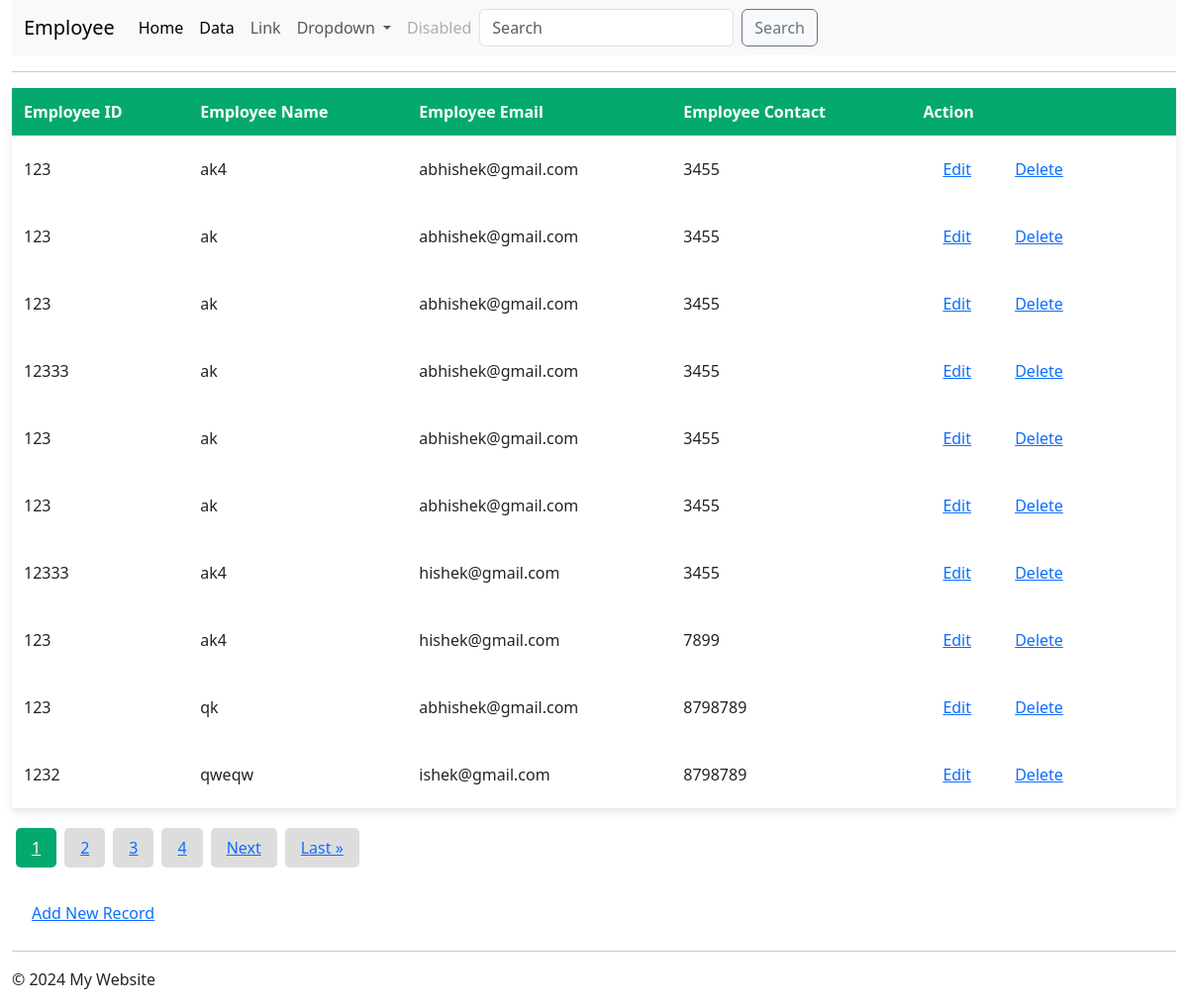
The page /show on the database its author committed.
### employee/models.py (models this page shows, shortened)
class Employee(models.Model):
    eid = models.CharField(max_length=20)
    ename = models.CharField(max_length=100)
    eemail = models.EmailField()
    econtact = models.CharField(max_length=15)
    class Meta:
        db_table = "employee"

### employee/views.py (the view)
# urls.py: path('show',views.show),
def show(request):
    employees = Employee.objects.all()
    paginator = Paginator(employees, 10)  # Set 1 employee per page
    page_number = request.GET.get('page')
    page_obj = paginator.get_page(page_number)
    return render(request, "show.html", {'page_obj': page_obj})

### employee/templates/show.html (shortened to what this page needs)
{% extends 'index.html' %}
{%block content%}
    <table>
        <thead>
            <tr>
                <th>Employee ID</th>
                <th>Employee Name</th>
                <th>Employee Email</th>
                <th>Employee Contact</th>
                <th>Action</th>
            </tr>
        </thead>
        <tbody>
            {% for employee in page_obj %}
            <tr>
                <td>{{ employee.eid }}</td>
                <td>{{ employee.ename }}</td>
                <td>{{ employee.eemail }}</td>
                <td>{{ employee.econtact }}</td>
                <td>
                    <button class="edit-btn"><a href="/edit/{{ employee.id }}">Edit</a></button>
                    <button class="delete-btn"><a href="/delete/{{ employee.id }}">Delete</a></button>
                </td>
            </tr>
            {% endfor %}
        </tbody>
    </table>
    <div class="pagination">
        {% for num in page_obj.paginator.page_range %}
            {% if page_obj.number == num %}
                <a href="#" class="active">{{ num }}</a>
            {% else %}
                <a href="?page={{ num }}">{{ num }}</a>
            {% endif %}
        {% endfor %}
        {% if page_obj.has_next %}
            <a href="?page={{ page_obj.next_page_number }}">Next</a>
            <a href="?page={{ page_obj.paginator.num_pages }}">Last &raquo;</a>
        {% endif %}
    </div>
    <br>
    <button><a href="/emp">Add New Record</a></button>
{% endblock %}

### employee/templates/show.html (style rules this page uses)
body { font-family: Arial, sans-serif; background-color: #f4f4f4; margin: 25px; }
table { border-collapse: collapse; width: 100%; background-color: #fff; box-shadow: 0 4px 8px rgba(0, 0, 0, 0.1); }
th, td { border: 1px solid #ddd; padding: 12px; text-align: left; }
th { background-color: #04AA6D; color: white; }
button { border: none; border-radius: 5px; padding: 10px 20px; background-color: white; color: white; font-size: 16px; cursor: pointer; transition: background-color 0.3s; }
a { text-decoration: none; color: #04aa5d; transition: color 0.3s; }
.delete-btn { border: none; border-radius: 5px; padding: 10px 20px; background-color: white; color: white; font-size: 16px; cursor: pointer; transition: background-color 0.3s; }
.pagination { margin-top: 20px; text-align: center; }
.pagination a { display: inline-block; padding: 8px 16px; border-radius: 5px; background-color: #ddd; margin: 0 4px; }
.pagination a.active { background-color: #04AA6D; color: white; }

### rows shown on the page
Employee: eid "123", ename "ak4", eemail "abhishek@gmail.com", econtact "3455"
Employee: eid "123", ename "ak", eemail "abhishek@gmail.com", econtact "3455"
Employee: eid "123", ename "ak", eemail "abhishek@gmail.com", econtact "3455"
Employee: eid "12333", ename "ak", eemail "abhishek@gmail.com", econtact "3455"
Employee: eid "123", ename "ak", eemail "abhishek@gmail.com", econtact "3455"
Employee: eid "123", ename "ak", eemail "abhishek@gmail.com", econtact "3455"
Employee: eid "12333", ename "ak4", eemail "hishek@gmail.com", econtact "3455"
Employee: eid "123", ename "ak4", eemail "hishek@gmail.com", econtact "7899"
Employee: eid "123", ename "qk", eemail "abhishek@gmail.com", econtact "8798789"
Employee: eid "1232", ename "qweqw", eemail "ishek@gmail.com", econtact "8798789"

### other values the page prints
{{ num }} "1"
{{ num }} "2" "3" "4"
